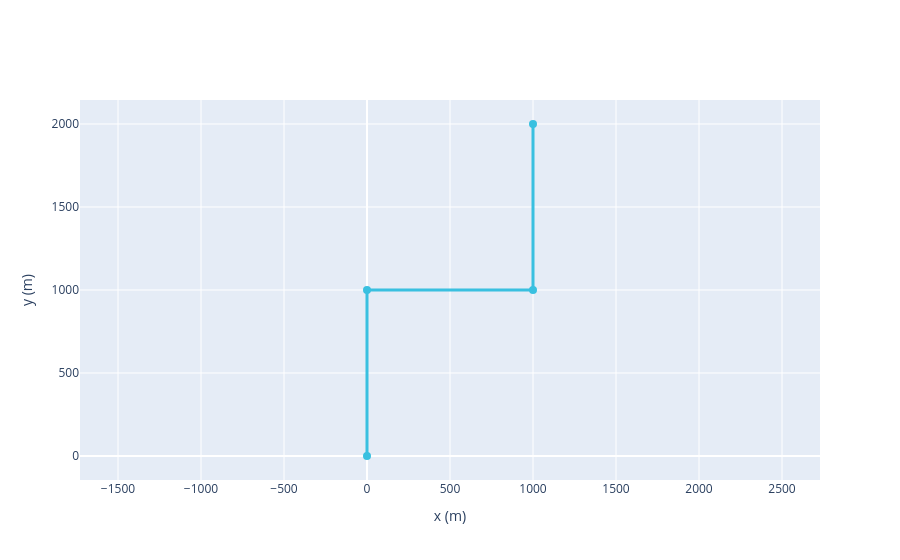

Notebook cell for this chart:
### Markdown cell above
Visualizing the geometry:

### Code cell
base_case.plot_geometry();

### Figure 1 — Plotly figure (JSON) as saved in the notebook; plotly's stock layout.template omitted (floating-point values rounded to 4 significant figures)
{"data": [{"hoverinfo": "text", "hovertext": ["ID: 0<br>Label: Well<br>Cross-section ID: 0<br>Thermal Coupling: N/A", "ID: 1<br>Label: Flowline<br>Cross-section ID: 1<br>Thermal Coupling: N/A", "ID: 2<br>Label: Riser<br>Cross-section ID: 1<br>Thermal Coupling: N/A"], "line": {"color": "#39C0E0", "width": 3}, "marker": {"color": "#39C0E0", "size": 8}, "mode": "lines+markers", "name": "Production", "type": "scatter", "x": [0, 6.123e-14, 1000.0, 1000.0], "y": [0, 1000, 1000, 2000]}], "layout": {"showlegend": false, "xaxis": {"scaleanchor": "y", "title": {"text": "x (m)"}}, "yaxis": {"scaleanchor": "x", "title": {"text": "y (m)"}}}}
